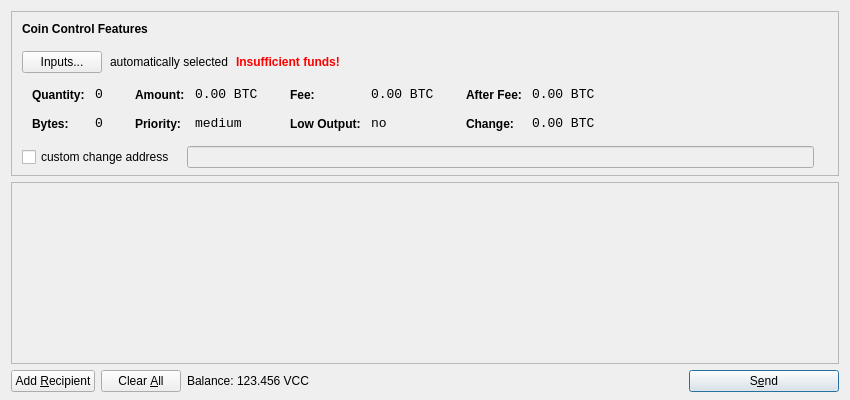
<?xml version="1.0" encoding="UTF-8"?>
<ui version="4.0">
 <class>SendCoinsDialog</class>
 <widget class="QDialog" name="SendCoinsDialog">
  <property name="geometry">
   <rect>
    <x>0</x>
    <y>0</y>
    <width>850</width>
    <height>400</height>
   </rect>
  </property>
  <property name="windowTitle">
   <string>Send Coins</string>
  </property>
  <layout class="QVBoxLayout" name="verticalLayout" stretch="0,1,0">
   <property name="bottomMargin">
    <number>8</number>
   </property>
   <item>
    <widget class="QFrame" name="frameCoinControl">
     <property name="sizePolicy">
      <sizepolicy hsizetype="Expanding" vsizetype="Expanding">
       <horstretch>0</horstretch>
       <verstretch>0</verstretch>
      </sizepolicy>
     </property>
     <property name="maximumSize">
      <size>
       <width>16777215</width>
       <height>16777215</height>
      </size>
     </property>
     <property name="frameShape">
      <enum>QFrame::StyledPanel</enum>
     </property>
     <property name="frameShadow">
      <enum>QFrame::Sunken</enum>
     </property>
     <layout class="QVBoxLayout" name="verticalLayoutCoinControl2">
      <property name="spacing">
       <number>-1</number>
      </property>
      <property name="leftMargin">
       <number>0</number>
      </property>
      <property name="topMargin">
       <number>0</number>
      </property>
      <property name="rightMargin">
       <number>0</number>
      </property>
      <property name="bottomMargin">
       <number>6</number>
      </property>
      <item>
       <layout class="QVBoxLayout" name="verticalLayoutCoinControl" stretch="0,0,0,0,1">
        <property name="spacing">
         <number>0</number>
        </property>
        <property name="leftMargin">
         <number>10</number>
        </property>
        <property name="topMargin">
         <number>10</number>
        </property>
        <item>
         <layout class="QHBoxLayout" name="horizontalLayoutCoinControl1">
          <property name="bottomMargin">
           <number>15</number>
          </property>
          <item>
           <widget class="QLabel" name="labelCoinControlFeatures">
            <property name="sizePolicy">
             <sizepolicy hsizetype="Preferred" vsizetype="Maximum">
              <horstretch>0</horstretch>
              <verstretch>0</verstretch>
             </sizepolicy>
            </property>
            <property name="font">
             <font>
              <weight>75</weight>
              <bold>true</bold>
             </font>
            </property>
            <property name="styleSheet">
             <string notr="true">font-weight:bold;</string>
            </property>
            <property name="text">
             <string>Coin Control Features</string>
            </property>
           </widget>
          </item>
         </layout>
        </item>
        <item>
         <layout class="QHBoxLayout" name="horizontalLayoutCoinControl2" stretch="0,0,0,0">
          <property name="spacing">
           <number>8</number>
          </property>
          <property name="bottomMargin">
           <number>10</number>
          </property>
          <item>
           <widget class="QPushButton" name="pushButtonCoinControl">
            <property name="styleSheet">
             <string notr="true"/>
            </property>
            <property name="text">
             <string>Inputs...</string>
            </property>
           </widget>
          </item>
          <item>
           <widget class="QLabel" name="labelCoinControlAutomaticallySelected">
            <property name="text">
             <string>automatically selected</string>
            </property>
            <property name="margin">
             <number>5</number>
            </property>
           </widget>
          </item>
          <item>
           <widget class="QLabel" name="labelCoinControlInsuffFunds">
            <property name="font">
             <font>
              <weight>75</weight>
              <bold>true</bold>
             </font>
            </property>
            <property name="styleSheet">
             <string notr="true">color:red;font-weight:bold;</string>
            </property>
            <property name="text">
             <string>Insufficient funds!</string>
            </property>
            <property name="margin">
             <number>5</number>
            </property>
           </widget>
          </item>
          <item>
           <spacer name="horizontalSpacerCoinControl">
            <property name="orientation">
             <enum>Qt::Horizontal</enum>
            </property>
            <property name="sizeHint" stdset="0">
             <size>
              <width>40</width>
              <height>1</height>
             </size>
            </property>
           </spacer>
          </item>
         </layout>
        </item>
        <item>
         <widget class="QWidget" name="widgetCoinControl" native="true">
          <property name="sizePolicy">
           <sizepolicy hsizetype="Preferred" vsizetype="Preferred">
            <horstretch>0</horstretch>
            <verstretch>0</verstretch>
           </sizepolicy>
          </property>
          <property name="minimumSize">
           <size>
            <width>0</width>
            <height>0</height>
           </size>
          </property>
          <property name="styleSheet">
           <string notr="true"/>
          </property>
          <layout class="QHBoxLayout" name="horizontalLayoutCoinControl5">
           <property name="margin">
            <number>0</number>
           </property>
           <item>
            <layout class="QHBoxLayout" name="horizontalLayoutCoinControl3" stretch="0,0,0,1">
             <property name="spacing">
              <number>20</number>
             </property>
             <property name="topMargin">
              <number>0</number>
             </property>
             <property name="bottomMargin">
              <number>10</number>
             </property>
             <item>
              <layout class="QFormLayout" name="formLayoutCoinControl1">
               <property name="horizontalSpacing">
                <number>10</number>
               </property>
               <property name="verticalSpacing">
                <number>14</number>
               </property>
               <property name="leftMargin">
                <number>10</number>
               </property>
               <property name="topMargin">
                <number>4</number>
               </property>
               <property name="rightMargin">
                <number>6</number>
               </property>
               <item row="0" column="0">
                <widget class="QLabel" name="labelCoinControlQuantityText">
                 <property name="styleSheet">
                  <string notr="true">font-weight:bold;</string>
                 </property>
                 <property name="text">
                  <string>Quantity:</string>
                 </property>
                 <property name="margin">
                  <number>0</number>
                 </property>
                </widget>
               </item>
               <item row="0" column="1">
                <widget class="QLabel" name="labelCoinControlQuantity">
                 <property name="font">
                  <font>
                   <family>Monospace</family>
                   <pointsize>10</pointsize>
                  </font>
                 </property>
                 <property name="cursor">
                  <cursorShape>IBeamCursor</cursorShape>
                 </property>
                 <property name="contextMenuPolicy">
                  <enum>Qt::ActionsContextMenu</enum>
                 </property>
                 <property name="text">
                  <string notr="true">0</string>
                 </property>
                 <property name="margin">
                  <number>0</number>
                 </property>
                 <property name="textInteractionFlags">
                  <set>Qt::LinksAccessibleByMouse|Qt::TextSelectableByKeyboard|Qt::TextSelectableByMouse</set>
                 </property>
                </widget>
               </item>
               <item row="1" column="0">
                <widget class="QLabel" name="labelCoinControlBytesText">
                 <property name="styleSheet">
                  <string notr="true">font-weight:bold;</string>
                 </property>
                 <property name="text">
                  <string>Bytes:</string>
                 </property>
                </widget>
               </item>
               <item row="1" column="1">
                <widget class="QLabel" name="labelCoinControlBytes">
                 <property name="font">
                  <font>
                   <family>Monospace</family>
                   <pointsize>10</pointsize>
                  </font>
                 </property>
                 <property name="cursor">
                  <cursorShape>IBeamCursor</cursorShape>
                 </property>
                 <property name="contextMenuPolicy">
                  <enum>Qt::ActionsContextMenu</enum>
                 </property>
                 <property name="text">
                  <string notr="true">0</string>
                 </property>
                 <property name="textInteractionFlags">
                  <set>Qt::LinksAccessibleByMouse|Qt::TextSelectableByKeyboard|Qt::TextSelectableByMouse</set>
                 </property>
                </widget>
               </item>
              </layout>
             </item>
             <item>
              <layout class="QFormLayout" name="formLayoutCoinControl2">
               <property name="horizontalSpacing">
                <number>10</number>
               </property>
               <property name="verticalSpacing">
                <number>14</number>
               </property>
               <property name="leftMargin">
                <number>6</number>
               </property>
               <property name="topMargin">
                <number>4</number>
               </property>
               <property name="rightMargin">
                <number>6</number>
               </property>
               <item row="0" column="0">
                <widget class="QLabel" name="labelCoinControlAmountText">
                 <property name="styleSheet">
                  <string notr="true">font-weight:bold;</string>
                 </property>
                 <property name="text">
                  <string>Amount:</string>
                 </property>
                 <property name="margin">
                  <number>0</number>
                 </property>
                </widget>
               </item>
               <item row="0" column="1">
                <widget class="QLabel" name="labelCoinControlAmount">
                 <property name="font">
                  <font>
                   <family>Monospace</family>
                   <pointsize>10</pointsize>
                  </font>
                 </property>
                 <property name="cursor">
                  <cursorShape>IBeamCursor</cursorShape>
                 </property>
                 <property name="contextMenuPolicy">
                  <enum>Qt::ActionsContextMenu</enum>
                 </property>
                 <property name="text">
                  <string notr="true">0.00 BTC</string>
                 </property>
                 <property name="textInteractionFlags">
                  <set>Qt::LinksAccessibleByMouse|Qt::TextSelectableByKeyboard|Qt::TextSelectableByMouse</set>
                 </property>
                </widget>
               </item>
               <item row="1" column="0">
                <widget class="QLabel" name="labelCoinControlPriorityText">
                 <property name="styleSheet">
                  <string notr="true">font-weight:bold;</string>
                 </property>
                 <property name="text">
                  <string>Priority:</string>
                 </property>
                </widget>
               </item>
               <item row="1" column="1">
                <widget class="QLabel" name="labelCoinControlPriority">
                 <property name="font">
                  <font>
                   <family>Monospace</family>
                   <pointsize>10</pointsize>
                  </font>
                 </property>
                 <property name="cursor">
                  <cursorShape>IBeamCursor</cursorShape>
                 </property>
                 <property name="contextMenuPolicy">
                  <enum>Qt::ActionsContextMenu</enum>
                 </property>
                 <property name="text">
                  <string>medium</string>
                 </property>
                 <property name="textInteractionFlags">
                  <set>Qt::LinksAccessibleByMouse|Qt::TextSelectableByKeyboard|Qt::TextSelectableByMouse</set>
                 </property>
                </widget>
               </item>
              </layout>
             </item>
             <item>
              <layout class="QFormLayout" name="formLayoutCoinControl3">
               <property name="horizontalSpacing">
                <number>10</number>
               </property>
               <property name="verticalSpacing">
                <number>14</number>
               </property>
               <property name="leftMargin">
                <number>6</number>
               </property>
               <property name="topMargin">
                <number>4</number>
               </property>
               <property name="rightMargin">
                <number>6</number>
               </property>
               <item row="0" column="0">
                <widget class="QLabel" name="labelCoinControlFeeText">
                 <property name="styleSheet">
                  <string notr="true">font-weight:bold;</string>
                 </property>
                 <property name="text">
                  <string>Fee:</string>
                 </property>
                 <property name="margin">
                  <number>0</number>
                 </property>
                </widget>
               </item>
               <item row="0" column="1">
                <widget class="QLabel" name="labelCoinControlFee">
                 <property name="font">
                  <font>
                   <family>Monospace</family>
                   <pointsize>10</pointsize>
                  </font>
                 </property>
                 <property name="cursor">
                  <cursorShape>IBeamCursor</cursorShape>
                 </property>
                 <property name="contextMenuPolicy">
                  <enum>Qt::ActionsContextMenu</enum>
                 </property>
                 <property name="text">
                  <string notr="true">0.00 BTC</string>
                 </property>
                 <property name="textInteractionFlags">
                  <set>Qt::LinksAccessibleByMouse|Qt::TextSelectableByKeyboard|Qt::TextSelectableByMouse</set>
                 </property>
                </widget>
               </item>
               <item row="1" column="0">
                <widget class="QLabel" name="labelCoinControlLowOutputText">
                 <property name="styleSheet">
                  <string notr="true">font-weight:bold;</string>
                 </property>
                 <property name="text">
                  <string>Low Output:</string>
                 </property>
                </widget>
               </item>
               <item row="1" column="1">
                <widget class="QLabel" name="labelCoinControlLowOutput">
                 <property name="font">
                  <font>
                   <family>Monospace</family>
                   <pointsize>10</pointsize>
                  </font>
                 </property>
                 <property name="cursor">
                  <cursorShape>IBeamCursor</cursorShape>
                 </property>
                 <property name="contextMenuPolicy">
                  <enum>Qt::ActionsContextMenu</enum>
                 </property>
                 <property name="text">
                  <string>no</string>
                 </property>
                 <property name="textInteractionFlags">
                  <set>Qt::LinksAccessibleByMouse|Qt::TextSelectableByKeyboard|Qt::TextSelectableByMouse</set>
                 </property>
                </widget>
               </item>
              </layout>
             </item>
             <item>
              <layout class="QFormLayout" name="formLayoutCoinControl4">
               <property name="horizontalSpacing">
                <number>10</number>
               </property>
               <property name="verticalSpacing">
                <number>14</number>
               </property>
               <property name="leftMargin">
                <number>6</number>
               </property>
               <property name="topMargin">
                <number>4</number>
               </property>
               <property name="rightMargin">
                <number>6</number>
               </property>
               <item row="0" column="0">
                <widget class="QLabel" name="labelCoinControlAfterFeeText">
                 <property name="styleSheet">
                  <string notr="true">font-weight:bold;</string>
                 </property>
                 <property name="text">
                  <string>After Fee:</string>
                 </property>
                 <property name="margin">
                  <number>0</number>
                 </property>
                </widget>
               </item>
               <item row="0" column="1">
                <widget class="QLabel" name="labelCoinControlAfterFee">
                 <property name="font">
                  <font>
                   <family>Monospace</family>
                   <pointsize>10</pointsize>
                  </font>
                 </property>
                 <property name="cursor">
                  <cursorShape>IBeamCursor</cursorShape>
                 </property>
                 <property name="contextMenuPolicy">
                  <enum>Qt::ActionsContextMenu</enum>
                 </property>
                 <property name="text">
                  <string notr="true">0.00 BTC</string>
                 </property>
                 <property name="textInteractionFlags">
                  <set>Qt::LinksAccessibleByMouse|Qt::TextSelectableByKeyboard|Qt::TextSelectableByMouse</set>
                 </property>
                </widget>
               </item>
               <item row="1" column="0">
                <widget class="QLabel" name="labelCoinControlChangeText">
                 <property name="styleSheet">
                  <string notr="true">font-weight:bold;</string>
                 </property>
                 <property name="text">
                  <string>Change:</string>
                 </property>
                </widget>
               </item>
               <item row="1" column="1">
                <widget class="QLabel" name="labelCoinControlChange">
                 <property name="font">
                  <font>
                   <family>Monospace</family>
                   <pointsize>10</pointsize>
                  </font>
                 </property>
                 <property name="cursor">
                  <cursorShape>IBeamCursor</cursorShape>
                 </property>
                 <property name="contextMenuPolicy">
                  <enum>Qt::ActionsContextMenu</enum>
                 </property>
                 <property name="text">
                  <string notr="true">0.00 BTC</string>
                 </property>
                 <property name="textInteractionFlags">
                  <set>Qt::LinksAccessibleByMouse|Qt::TextSelectableByKeyboard|Qt::TextSelectableByMouse</set>
                 </property>
                </widget>
               </item>
              </layout>
             </item>
            </layout>
           </item>
          </layout>
         </widget>
        </item>
        <item>
         <layout class="QHBoxLayout" name="horizontalLayoutCoinControl4" stretch="0,0,0">
          <property name="spacing">
           <number>12</number>
          </property>
          <property name="sizeConstraint">
           <enum>QLayout::SetDefaultConstraint</enum>
          </property>
          <property name="topMargin">
           <number>5</number>
          </property>
          <property name="rightMargin">
           <number>5</number>
          </property>
          <item>
           <widget class="QCheckBox" name="checkBoxCoinControlChange">
            <property name="text">
             <string>custom change address</string>
            </property>
           </widget>
          </item>
          <item>
           <widget class="QLineEdit" name="lineEditCoinControlChange">
            <property name="enabled">
             <bool>false</bool>
            </property>
            <property name="sizePolicy">
             <sizepolicy hsizetype="Expanding" vsizetype="Fixed">
              <horstretch>0</horstretch>
              <verstretch>0</verstretch>
             </sizepolicy>
            </property>
           </widget>
          </item>
          <item>
           <widget class="QLabel" name="labelCoinControlChangeLabel">
            <property name="sizePolicy">
             <sizepolicy hsizetype="Preferred" vsizetype="Expanding">
              <horstretch>0</horstretch>
              <verstretch>0</verstretch>
             </sizepolicy>
            </property>
            <property name="minimumSize">
             <size>
              <width>0</width>
              <height>0</height>
             </size>
            </property>
            <property name="text">
             <string/>
            </property>
            <property name="margin">
             <number>3</number>
            </property>
           </widget>
          </item>
         </layout>
        </item>
        <item>
         <spacer name="verticalSpacerCoinControl">
          <property name="orientation">
           <enum>Qt::Vertical</enum>
          </property>
          <property name="sizeHint" stdset="0">
           <size>
            <width>800</width>
            <height>1</height>
           </size>
          </property>
         </spacer>
        </item>
       </layout>
      </item>
     </layout>
    </widget>
   </item>
   <item>
    <widget class="QScrollArea" name="scrollArea">
     <property name="widgetResizable">
      <bool>true</bool>
     </property>
     <widget class="QWidget" name="scrollAreaWidgetContents">
      <property name="geometry">
       <rect>
        <x>0</x>
        <y>0</y>
        <width>830</width>
        <height>165</height>
       </rect>
      </property>
      <layout class="QVBoxLayout" name="verticalLayout_2">
       <property name="margin">
        <number>0</number>
       </property>
       <item>
        <layout class="QVBoxLayout" name="entries">
         <property name="spacing">
          <number>6</number>
         </property>
        </layout>
       </item>
       <item>
        <spacer name="verticalSpacer">
         <property name="orientation">
          <enum>Qt::Vertical</enum>
         </property>
         <property name="sizeHint" stdset="0">
          <size>
           <width>20</width>
           <height>40</height>
          </size>
         </property>
        </spacer>
       </item>
      </layout>
     </widget>
    </widget>
   </item>
   <item>
    <layout class="QHBoxLayout" name="horizontalLayout">
     <item>
      <widget class="QPushButton" name="addButton">
       <property name="toolTip">
        <string>Send to multiple recipients at once</string>
       </property>
       <property name="text">
        <string>Add &amp;Recipient</string>
       </property>
       <property name="icon">
        <iconset resource="../bitcoin.qrc">
         <normaloff>:/icons/add</normaloff>:/icons/add</iconset>
       </property>
       <property name="autoDefault">
        <bool>false</bool>
       </property>
      </widget>
     </item>
     <item>
      <widget class="QPushButton" name="clearButton">
       <property name="sizePolicy">
        <sizepolicy hsizetype="Minimum" vsizetype="Fixed">
         <horstretch>0</horstretch>
         <verstretch>0</verstretch>
        </sizepolicy>
       </property>
       <property name="toolTip">
        <string>Remove all transaction fields</string>
       </property>
       <property name="text">
        <string>Clear &amp;All</string>
       </property>
       <property name="icon">
        <iconset resource="../bitcoin.qrc">
         <normaloff>:/icons/remove</normaloff>:/icons/remove</iconset>
       </property>
       <property name="autoRepeatDelay">
        <number>300</number>
       </property>
       <property name="autoDefault">
        <bool>false</bool>
       </property>
      </widget>
     </item>
     <item>
      <layout class="QHBoxLayout" name="horizontalLayout_2">
       <property name="spacing">
        <number>3</number>
       </property>
       <item>
        <widget class="QLabel" name="label">
         <property name="text">
          <string>Balance:</string>
         </property>
        </widget>
       </item>
       <item>
        <widget class="QLabel" name="labelBalance">
         <property name="cursor">
          <cursorShape>IBeamCursor</cursorShape>
         </property>
         <property name="text">
          <string>123.456 VCC</string>
         </property>
         <property name="textInteractionFlags">
          <set>Qt::LinksAccessibleByMouse|Qt::TextSelectableByKeyboard|Qt::TextSelectableByMouse</set>
         </property>
        </widget>
       </item>
      </layout>
     </item>
     <item>
      <spacer name="horizontalSpacer">
       <property name="orientation">
        <enum>Qt::Horizontal</enum>
       </property>
       <property name="sizeHint" stdset="0">
        <size>
         <width>40</width>
         <height>20</height>
        </size>
       </property>
      </spacer>
     </item>
     <item>
      <widget class="QPushButton" name="sendButton">
       <property name="minimumSize">
        <size>
         <width>150</width>
         <height>0</height>
        </size>
       </property>
       <property name="toolTip">
        <string>Confirm the send action</string>
       </property>
       <property name="text">
        <string>S&amp;end</string>
       </property>
       <property name="icon">
        <iconset resource="../bitcoin.qrc">
         <normaloff>:/icons/send</normaloff>:/icons/send</iconset>
       </property>
       <property name="default">
        <bool>true</bool>
       </property>
      </widget>
     </item>
    </layout>
   </item>
  </layout>
 </widget>
 <resources>
  <include location="../bitcoin.qrc"/>
 </resources>
 <connections/>
</ui>
